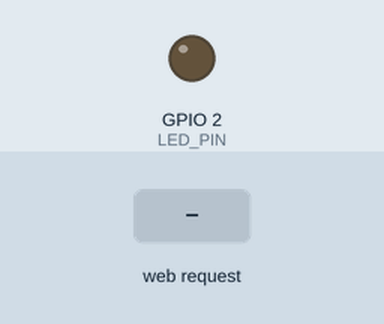
The sketch below on a simulated ESP32. Parts: output pins drawn as LEDs (lit = HIGH). Inputs (shaded band) come from the test bench. WiFi joins after 1.5 s; servers stay silent unless stated; what the sketch prints to the serial monitor is not drawn.

Above: at 2.8 s.
2.9 s: HTTP request GET /set?b=1 received
At 3.3 s:
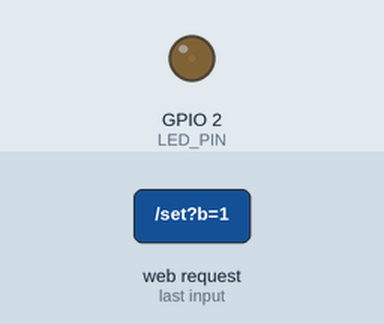
4.4 s: HTTP request GET /set?b=120 received
At 5.6 s:
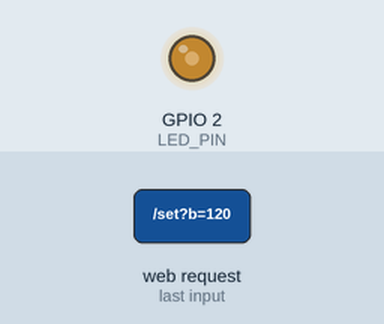
Timing chart, 0 to 7.4 s (numbered marks = the images above; inputs shaded):
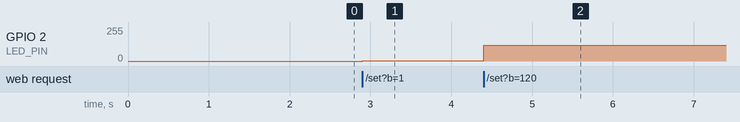

The sketch:

ex07.ino
```cpp
#include <WiFi.h>
#include <WebServer.h>

// 替换为你自己的2.4G WiFi名称、密码（不能5G、不能中文空格）
const char* ssid     = "SuperLUO";
const char* password = "12345678";

#define LED_PIN 2
WebServer server(80);
int brightness = 0;

// 网页前端：实时同步滑块，拖动即时发送，无延迟
String htmlPage = R"HTML(
<!DOCTYPE html>
<html lang="zh-CN">
<head>
<meta charset="UTF-8">
<meta name="viewport" content="width=device-width, initial-scale=1.0">
<title>ESP32 实时无极调光</title>
<style>
*{box-sizing:border-box}
body{text-align:center;margin-top:100px;font-family:Arial;}
#lightSlider{width:85%;height:32px;margin:40px auto;}
#numShow{font-size:60px;color:#0066ff;font-weight:bold;margin:20px 0;}
h2{font-size:28px;color:#333;}
</style>
</head>
<body>
<h2>网页实时平滑调光</h2>
<input type="range" id="lightSlider" min="0" max="255" value="0">
<div>当前亮度：<span id="numShow">0</span></div>

<script>
const slider = document.getElementById("lightSlider");
const numShow = document.getElementById("numShow");

// 实时发送亮度函数（无延迟）
function sendBright(val){
  let xhr = new XMLHttpRequest();
  xhr.open("GET", "/set?b="+val, false); // 同步请求，实时生效
  xhr.send();
}

// 拖动过程持续触发，实时更新
slider.addEventListener("input", function(){
  let val = this.value;
  numShow.innerText = val;
  sendBright(val);
});
</script>
</body>
</html>
)HTML";

// 首页页面
void handleRoot() {
  server.send(200, "text/html", htmlPage);
}

// 接收亮度参数，立刻更新PWM
void handleSetBright() {
  if (server.hasArg("b")) {
    brightness = server.arg("b").toInt();
    analogWrite(LED_PIN, brightness);
    Serial.print("实时亮度更新：");
    Serial.println(brightness);
  }
  server.send(200, "text/plain", "ok");
}

void setup() {
  pinMode(LED_PIN, OUTPUT);
  analogWrite(LED_PIN, brightness);
  Serial.begin(115200);
  Serial.println("=== ex07 实时平滑调光启动 ===");

  // WiFi连接
  WiFi.begin(ssid, password);
  Serial.print("连接WiFi：");
  Serial.println(ssid);
  while (WiFi.status() != WL_CONNECTED) {
    delay(400);
    Serial.print(".");
  }
  Serial.println("\nWiFi连接成功！");
  Serial.print("设备访问IP：");
  Serial.println(WiFi.localIP());

  // 注册网页接口
  server.on("/", handleRoot);
  server.on("/set", handleSetBright);
  server.begin();
  Serial.println("Web服务已就绪");
}

void loop() {
  // 持续处理网页请求，无阻塞延时，保证亮度平滑跟随
  server.handleClient();
}
```

Measured:
- after the input at 2.9 s, GPIO 2 (LED_PIN): 0/255 → 1/255 at once
- after the input at 4.4 s, GPIO 2 (LED_PIN): 1/255 → 120/255 at once
